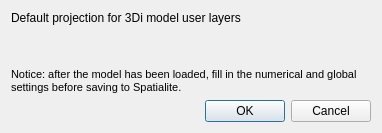
<?xml version="1.0" encoding="UTF-8"?>
<ui version="4.0">
 <class>projection_dialog</class>
 <widget class="QDialog" name="projection_dialog">
  <property name="geometry">
   <rect>
    <x>0</x>
    <y>0</y>
    <width>382</width>
    <height>133</height>
   </rect>
  </property>
  <property name="windowTitle">
   <string>Select projection</string>
  </property>
  <layout class="QGridLayout" name="gridLayout">
   <item row="1" column="0">
    <widget class="QgsProjectionSelectionWidget" name="projection_selection"/>
   </item>
   <item row="3" column="0">
    <widget class="QLabel" name="label_2">
     <property name="font">
      <font>
       <pointsize>8</pointsize>
      </font>
     </property>
     <property name="text">
      <string>Notice: after the model has been loaded, fill in the numerical and global settings before saving to Spatialite.</string>
     </property>
     <property name="textFormat">
      <enum>Qt::PlainText</enum>
     </property>
     <property name="wordWrap">
      <bool>true</bool>
     </property>
    </widget>
   </item>
   <item row="0" column="0">
    <widget class="QLabel" name="label">
     <property name="text">
      <string>Default projection for 3Di model user layers</string>
     </property>
    </widget>
   </item>
   <item row="5" column="0">
    <widget class="QDialogButtonBox" name="buttonBox">
     <property name="orientation">
      <enum>Qt::Horizontal</enum>
     </property>
     <property name="standardButtons">
      <set>QDialogButtonBox::Cancel|QDialogButtonBox::Ok</set>
     </property>
    </widget>
   </item>
   <item row="2" column="0">
    <spacer name="verticalSpacer">
     <property name="orientation">
      <enum>Qt::Vertical</enum>
     </property>
     <property name="sizeHint" stdset="0">
      <size>
       <width>20</width>
       <height>40</height>
      </size>
     </property>
    </spacer>
   </item>
  </layout>
 </widget>
 <customwidgets>
  <customwidget>
   <class>QgsProjectionSelectionWidget</class>
   <extends>QWidget</extends>
   <header>qgsprojectionselectionwidget.h</header>
  </customwidget>
 </customwidgets>
 <resources/>
 <connections>
  <connection>
   <sender>buttonBox</sender>
   <signal>accepted()</signal>
   <receiver>projection_dialog</receiver>
   <slot>accept()</slot>
   <hints>
    <hint type="sourcelabel">
     <x>248</x>
     <y>254</y>
    </hint>
    <hint type="destinationlabel">
     <x>157</x>
     <y>274</y>
    </hint>
   </hints>
  </connection>
  <connection>
   <sender>buttonBox</sender>
   <signal>rejected()</signal>
   <receiver>projection_dialog</receiver>
   <slot>reject()</slot>
   <hints>
    <hint type="sourcelabel">
     <x>316</x>
     <y>260</y>
    </hint>
    <hint type="destinationlabel">
     <x>286</x>
     <y>274</y>
    </hint>
   </hints>
  </connection>
 </connections>
</ui>
